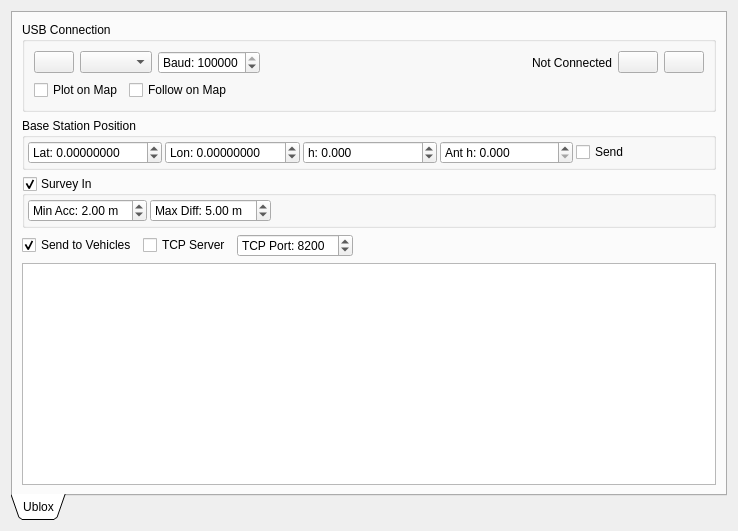
<?xml version="1.0" encoding="UTF-8"?>
<ui version="4.0">
 <class>BaseStation</class>
 <widget class="QWidget" name="BaseStation">
  <property name="geometry">
   <rect>
    <x>0</x>
    <y>0</y>
    <width>738</width>
    <height>531</height>
   </rect>
  </property>
  <property name="windowTitle">
   <string>Form</string>
  </property>
  <layout class="QVBoxLayout" name="verticalLayout_2">
   <item>
    <widget class="QTabWidget" name="tabWidget">
     <property name="tabPosition">
      <enum>QTabWidget::South</enum>
     </property>
     <property name="tabShape">
      <enum>QTabWidget::Triangular</enum>
     </property>
     <property name="currentIndex">
      <number>0</number>
     </property>
     <widget class="QWidget" name="tab_2">
      <attribute name="icon">
       <iconset resource="resources.qrc">
        <normaloff>:/models/Icons/GPS Receiving-96.png</normaloff>:/models/Icons/GPS Receiving-96.png</iconset>
      </attribute>
      <attribute name="title">
       <string>Ublox</string>
      </attribute>
      <attribute name="toolTip">
       <string>Ublox</string>
      </attribute>
      <layout class="QVBoxLayout" name="verticalLayout_5">
       <item>
        <widget class="QGroupBox" name="groupBox_3">
         <property name="title">
          <string>USB Connection</string>
         </property>
         <layout class="QVBoxLayout" name="verticalLayout_4">
          <item>
           <layout class="QHBoxLayout" name="horizontalLayout_8">
            <item>
             <widget class="QPushButton" name="ubxSerialRefreshButton">
              <property name="toolTip">
               <string>Refresh</string>
              </property>
              <property name="text">
               <string/>
              </property>
              <property name="icon">
               <iconset resource="resources.qrc">
                <normaloff>:/models/Icons/Refresh-96.png</normaloff>:/models/Icons/Refresh-96.png</iconset>
              </property>
             </widget>
            </item>
            <item>
             <widget class="QComboBox" name="ubxSerialPortBox"/>
            </item>
            <item>
             <widget class="QSpinBox" name="ubxSerialBaudBox">
              <property name="suffix">
               <string/>
              </property>
              <property name="prefix">
               <string>Baud: </string>
              </property>
              <property name="maximum">
               <number>4000000</number>
              </property>
              <property name="value">
               <number>115200</number>
              </property>
             </widget>
            </item>
            <item>
             <spacer name="horizontalSpacer_2">
              <property name="orientation">
               <enum>Qt::Horizontal</enum>
              </property>
              <property name="sizeHint" stdset="0">
               <size>
                <width>17</width>
                <height>20</height>
               </size>
              </property>
             </spacer>
            </item>
            <item>
             <widget class="QLabel" name="ubxSerialConnectedLabel">
              <property name="text">
               <string>Not Connected</string>
              </property>
             </widget>
            </item>
            <item>
             <widget class="QPushButton" name="ubxSerialDisconnectButton">
              <property name="toolTip">
               <string>Disconnect</string>
              </property>
              <property name="text">
               <string/>
              </property>
              <property name="icon">
               <iconset resource="resources.qrc">
                <normaloff>:/models/Icons/Disconnected-96.png</normaloff>:/models/Icons/Disconnected-96.png</iconset>
              </property>
             </widget>
            </item>
            <item>
             <widget class="QPushButton" name="ubxSerialConnectButton">
              <property name="toolTip">
               <string>Connect</string>
              </property>
              <property name="text">
               <string/>
              </property>
              <property name="icon">
               <iconset resource="resources.qrc">
                <normaloff>:/models/Icons/Connected-96.png</normaloff>:/models/Icons/Connected-96.png</iconset>
              </property>
             </widget>
            </item>
           </layout>
          </item>
          <item>
           <layout class="QHBoxLayout" name="horizontalLayout_4">
            <item>
             <widget class="QCheckBox" name="ubxPlotMapBox">
              <property name="text">
               <string>Plot on Map</string>
              </property>
             </widget>
            </item>
            <item>
             <widget class="QCheckBox" name="ubxFollowMapBox">
              <property name="text">
               <string>Follow on Map</string>
              </property>
             </widget>
            </item>
            <item>
             <spacer name="horizontalSpacer_5">
              <property name="orientation">
               <enum>Qt::Horizontal</enum>
              </property>
              <property name="sizeHint" stdset="0">
               <size>
                <width>40</width>
                <height>20</height>
               </size>
              </property>
             </spacer>
            </item>
           </layout>
          </item>
         </layout>
        </widget>
       </item>
       <item>
        <widget class="QGroupBox" name="basePosBox">
         <property name="title">
          <string>Base Station Position</string>
         </property>
         <property name="checkable">
          <bool>false</bool>
         </property>
         <property name="checked">
          <bool>false</bool>
         </property>
         <layout class="QHBoxLayout" name="horizontalLayout">
          <property name="spacing">
           <number>3</number>
          </property>
          <property name="leftMargin">
           <number>3</number>
          </property>
          <property name="topMargin">
           <number>3</number>
          </property>
          <property name="rightMargin">
           <number>3</number>
          </property>
          <property name="bottomMargin">
           <number>3</number>
          </property>
          <item>
           <widget class="QDoubleSpinBox" name="refSendLatBox">
            <property name="prefix">
             <string>Lat: </string>
            </property>
            <property name="decimals">
             <number>8</number>
            </property>
            <property name="minimum">
             <double>-90.000000000000000</double>
            </property>
            <property name="maximum">
             <double>90.000000000000000</double>
            </property>
            <property name="value">
             <double>0.000000000000000</double>
            </property>
           </widget>
          </item>
          <item>
           <widget class="QDoubleSpinBox" name="refSendLonBox">
            <property name="prefix">
             <string>Lon: </string>
            </property>
            <property name="decimals">
             <number>8</number>
            </property>
            <property name="minimum">
             <double>-180.000000000000000</double>
            </property>
            <property name="maximum">
             <double>180.000000000000000</double>
            </property>
            <property name="value">
             <double>0.000000000000000</double>
            </property>
           </widget>
          </item>
          <item>
           <widget class="QDoubleSpinBox" name="refSendHBox">
            <property name="prefix">
             <string>h: </string>
            </property>
            <property name="decimals">
             <number>3</number>
            </property>
            <property name="minimum">
             <double>-5000.000000000000000</double>
            </property>
            <property name="maximum">
             <double>100000.000000000000000</double>
            </property>
            <property name="value">
             <double>0.000000000000000</double>
            </property>
           </widget>
          </item>
          <item>
           <widget class="QDoubleSpinBox" name="refSendAntHBox">
            <property name="prefix">
             <string>Ant h: </string>
            </property>
            <property name="decimals">
             <number>3</number>
            </property>
            <property name="maximum">
             <double>180.000000000000000</double>
            </property>
           </widget>
          </item>
          <item>
           <widget class="QCheckBox" name="sendBaseBox">
            <property name="text">
             <string>Send</string>
            </property>
            <property name="checked">
             <bool>false</bool>
            </property>
           </widget>
          </item>
         </layout>
        </widget>
       </item>
       <item>
        <widget class="QGroupBox" name="surveyInBox">
         <property name="title">
          <string>Survey In</string>
         </property>
         <property name="checkable">
          <bool>true</bool>
         </property>
         <layout class="QHBoxLayout" name="horizontalLayout_2">
          <property name="spacing">
           <number>3</number>
          </property>
          <property name="leftMargin">
           <number>3</number>
          </property>
          <property name="topMargin">
           <number>3</number>
          </property>
          <property name="rightMargin">
           <number>3</number>
          </property>
          <property name="bottomMargin">
           <number>3</number>
          </property>
          <item>
           <widget class="QDoubleSpinBox" name="surveyInMinAccBox">
            <property name="toolTip">
             <string>Accuracy must be better than this</string>
            </property>
            <property name="prefix">
             <string>Min Acc: </string>
            </property>
            <property name="suffix">
             <string> m</string>
            </property>
            <property name="value">
             <double>2.000000000000000</double>
            </property>
           </widget>
          </item>
          <item>
           <widget class="QDoubleSpinBox" name="surveyInMaxDiffBox">
            <property name="toolTip">
             <string>Update if position moves more than this</string>
            </property>
            <property name="prefix">
             <string>Max Diff: </string>
            </property>
            <property name="suffix">
             <string> m</string>
            </property>
            <property name="singleStep">
             <double>1.000000000000000</double>
            </property>
            <property name="value">
             <double>5.000000000000000</double>
            </property>
           </widget>
          </item>
          <item>
           <spacer name="horizontalSpacer">
            <property name="orientation">
             <enum>Qt::Horizontal</enum>
            </property>
            <property name="sizeHint" stdset="0">
             <size>
              <width>40</width>
              <height>20</height>
             </size>
            </property>
           </spacer>
          </item>
         </layout>
        </widget>
       </item>
       <item>
        <layout class="QHBoxLayout" name="horizontalLayout_3">
         <item>
          <widget class="QCheckBox" name="sendVehiclesBox">
           <property name="text">
            <string>Send to Vehicles</string>
           </property>
           <property name="checked">
            <bool>true</bool>
           </property>
          </widget>
         </item>
         <item>
          <widget class="QCheckBox" name="tcpServerBox">
           <property name="text">
            <string>TCP Server</string>
           </property>
          </widget>
         </item>
         <item>
          <widget class="QSpinBox" name="tcpServerPortBox">
           <property name="prefix">
            <string>TCP Port: </string>
           </property>
           <property name="maximum">
            <number>65535</number>
           </property>
           <property name="value">
            <number>8200</number>
           </property>
          </widget>
         </item>
         <item>
          <spacer name="horizontalSpacer_3">
           <property name="orientation">
            <enum>Qt::Horizontal</enum>
           </property>
           <property name="sizeHint" stdset="0">
            <size>
             <width>40</width>
             <height>20</height>
            </size>
           </property>
          </spacer>
         </item>
        </layout>
       </item>
       <item>
        <widget class="QPlainTextEdit" name="ubxText">
         <property name="sizePolicy">
          <sizepolicy hsizetype="Expanding" vsizetype="MinimumExpanding">
           <horstretch>0</horstretch>
           <verstretch>0</verstretch>
          </sizepolicy>
         </property>
         <property name="font">
          <font>
           <family>Monospace</family>
          </font>
         </property>
         <property name="readOnly">
          <bool>true</bool>
         </property>
        </widget>
       </item>
      </layout>
     </widget>
    </widget>
   </item>
  </layout>
 </widget>
 <resources>
  <include location="resources.qrc"/>
 </resources>
 <connections/>
</ui>
